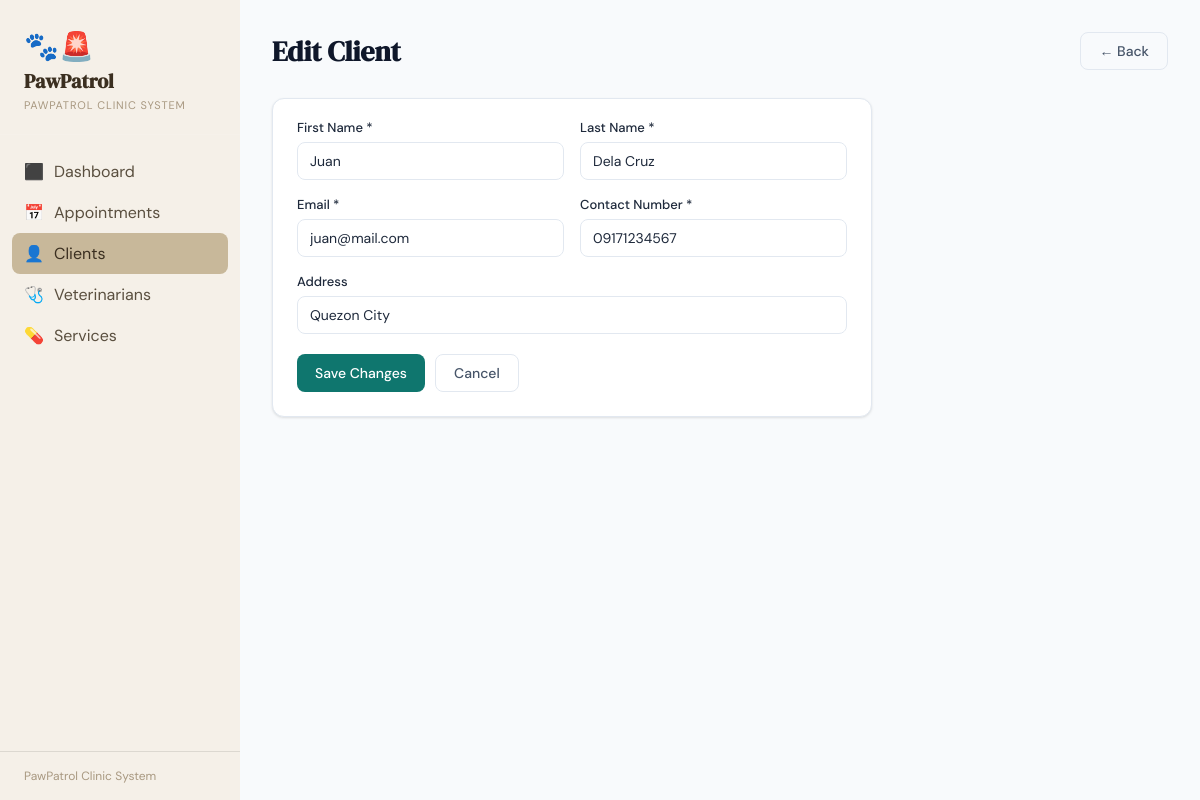
/clients/1/edit, run on the app's committed database.
### tables this page shows
CREATE TABLE CLIENT (
            client_id      INTEGER PRIMARY KEY AUTOINCREMENT,
            first_name     TEXT NOT NULL,
            last_name      TEXT NOT NULL,
            contact_number TEXT NOT NULL,
            email          TEXT NOT NULL UNIQUE,
            address        TEXT,
            created_at     TEXT DEFAULT (datetime('now'))
        );

### app.py (the view, shortened to what this page needs)
@app.route("/clients/<int:id>/edit", methods=["GET","POST"])
def edit_client(id):
    db = get_db()
    client = db.execute("SELECT * FROM CLIENT WHERE client_id=?", (id,)).fetchone()
    return render_template("client_form.html", client=client)

### app.py (called while the page is built)
def get_db():
    conn = sqlite3.connect(DB)
    conn.row_factory = sqlite3.Row
    conn.execute("PRAGMA foreign_keys = ON")
    return conn

### templates/client_form.html (shortened to what this page needs)
{% extends "base.html" %}
{% block content %}
<div class="page-header-row">
  <h2>{{ 'Edit Client' if client else 'Add New Client' }}</h2>
  <a href="{{ url_for('clients') }}" class="btn btn-ghost">← Back</a>
</div>
<div class="card" style="max-width:600px">
  <div class="card-body">
    <form method="POST">
      <div class="form-grid">
        <div class="form-group">
          <label>First Name *</label>
          <input type="text" name="first_name" required value="{{ client.first_name if client else '' }}">
        </div>
        <div class="form-group">
          <label>Last Name *</label>
          <input type="text" name="last_name" required value="{{ client.last_name if client else '' }}">
        </div>
        <div class="form-group">
          <label>Email *</label>
          <input type="email" name="email" required value="{{ client.email if client else '' }}">
        </div>
        <div class="form-group">
          <label>Contact Number *</label>
          <input type="text" name="contact_number" required value="{{ client.contact_number if client else '' }}">
        </div>
        <div class="form-group full">
          <label>Address</label>
          <input type="text" name="address" value="{{ client.address if client else '' }}">
        </div>
      </div>
      <div style="margin-top:20px;display:flex;gap:10px">
        <button type="submit" class="btn btn-primary">{{ 'Save Changes' if client else 'Add Client' }}</button>
        <a href="{{ url_for('clients') }}" class="btn btn-ghost">Cancel</a>
      </div>
    </form>
  </div>
</div>
{% endblock %}

### templates/base.html (style rules this page uses)
:root { --teal: #0f766e; --teal-l: #14b8a6; --teal-xl: #ccfbf1; --amber: #d97706; --amber-l: #fef3c7; --red: #dc2626; --red-l: #fee2e2; --green: #16a34a; --green-l: #dcfce7; --blue: #2563eb; --blue-l: #dbeafe; --gray-50: #f8fafc; --gray-100:#f1f5f9; --gray-200:#e2e8f0; --gray-400:#94a3b8; --gray-600:#475569; --gray-800:#1e293b; --gray-900:#0f172a; --white: #ffffff; --shadow: 0 1px 3px rgba(0,0,0,.08), 0 1px 2px rgba(0,0,0,.04); --shadow-md: 0 4px 6px -1px rgba(0,0,0,.07), 0 2px 4px -2px rgba(0,0,0,.04); --radius: 12px; }
*,*::before,*::after { box-sizing:border-box;margin:0;padding:0 }
body { font-family:'DM Sans',sans-serif;background:var(--gray-50);color:var(--gray-800);min-height:100vh;display:flex }
.page-header-row { display:flex;align-items:center;justify-content:space-between;margin-bottom:28px }
.page-header-row h2 { font-family:'DM Serif Display',serif;font-size:28px;color:var(--gray-900) }
.card { background:var(--white);border-radius:var(--radius);box-shadow:var(--shadow);border:1px solid var(--gray-200);overflow:hidden }
.card-body { padding:20px 24px 24px }
.btn { display:inline-flex;align-items:center;gap:6px;padding:9px 18px;border-radius:8px;font-size:14px;font-weight:500;cursor:pointer;border:none;text-decoration:none;transition:all .15s;font-family:'DM Sans',sans-serif }
.btn-primary { background:var(--teal);color:var(--white) }
.btn-ghost { background:transparent;color:var(--gray-600);border:1px solid var(--gray-200) }
.form-grid { display:grid;grid-template-columns:1fr 1fr;gap:16px }
.form-group { display:flex;flex-direction:column;gap:6px }
.form-group.full { grid-column:1/-1 }
label { font-size:13px;font-weight:500;color:var(--gray-700) }
input,select,textarea { padding:9px 12px;border:1px solid var(--gray-200);border-radius:8px;font-size:14px;font-family:'DM Sans',sans-serif;color:var(--gray-800);background:var(--white);transition:border .15s;width:100% }

### data on the page
CLIENT: first_name "Juan", last_name "Dela Cruz", email "juan@mail.com", contact_number "09171234567", address "Quezon City"

### other printed values
{{ 'Edit Client' if client else 'Add New Client' }} "Edit Client"
{{ 'Save Changes' if client else 'Add Client' }} "Save Changes"
